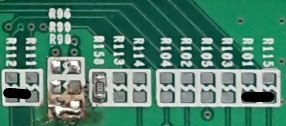
#> input picture simulator/data/inspection/1.jpg, 286 x 126 px
$ python -i inspection.py   (imports and definitions only)
#> lines starting #> are read from the running program, lines starting #| are printed output that depends on the picture
#> further down, picture is the input picture: shape (126, 286, 3); mean B, G, R 109.3, 127.5, 77.7
import numpy as np
import cv2
import calcMissing as hist
import random
import os
import json


class inspection:
    def __init__(self):
        self.result_inspection = True

    """=========================================================================================================================
        학습 함수 | 주어진 영역을 잘라내서 sub image를 만들고 저장하는 함수.
    ========================================================================================================================="""

    # [24 lines left out: function component_learn, not called in this run]

    """=========================================================================================================================
        검사 함수 | 주어진 영역을 검사하는 함수.
    ========================================================================================================================="""

    # [69 lines left out: function component_inspect, not called in this run]

    """=========================================================================================================================
        주어진 crop 영역이 올바른 영역(x1 < x2 && y1 < y2 == True )인지 판단하는 함수
    ========================================================================================================================="""

    # [12 lines left out: function check_range, not called in this run]

    """=========================================================================================================================
        주어진 경로의 파일이 10kb가 넘는지 확인하는 함수
    ========================================================================================================================="""

    # [6 lines left out: function check_file_over_10kb, not called in this run]

    """=========================================================================================================================
        이미지가 정상적으로 열렸는지 확인하는 함수
    ========================================================================================================================="""

    # [6 lines left out: function check_imread, not called in this run]

    """=========================================================================================================================
        외부 호출 함수
    ========================================================================================================================="""

    def parts_wrong(self, x1, x2, y1, y2, b_name, p_name, dataPath):
        return self.component_inspect(x1, x2, y1, y2, b_name, p_name, 1, dataPath)

    def parts_none(self, x1, x2, y1, y2, b_name, p_name, dataPath):
        return self.component_inspect(x1, x2, y1, y2, b_name, p_name, 2, dataPath)

    def parts_marking(self, x1, x2, y1, y2, b_name, p_name, dataPath):
        return self.component_inspect(x1, x2, y1, y2, b_name, p_name, 6, dataPath)

    # [7 lines left out: function KYC_test, not called in this run]

    """=========================================================================================================================
        검사조건 JSON 파일 읽어와서 DIC 리턴
    ========================================================================================================================="""

    # [13 lines left out: function read_insp_config_json, not called in this run]

    """=========================================================================================================================
        레드마킹에러인지 판단하는 함수
        마킹에러가 아니면 true
        마킹에러가 맞다면 false를 리턴
        x1, x2, y1, y2가 -1이라면 크랍하지 않음
        K : 군집도
        H_upper : 적색 H의 상한값 (적색 H값은 대게 0 ~ 10)
        thr_red_ps : 마킹에러라고 판단할 적색 픽셀의 하한 개수
    ========================================================================================================================="""

    def classify_red_marking(self, img_arr, x1=-1, x2=-1, y1=-1, y2=-1,
                             K=5, H_upper=5, SV_lower=100, thr_red_ps=100,
                             show_plt=False):
        ### 이미지 로드
#> called with x1 = -1, x2 = -1, y1 = -1, y2 = -1, K = 5, H_upper = 5, SV_lower = 100, thr_red_ps = 100
        img_part = img_arr
        if show_plt:
            plt.imshow(cv2.cvtColor(img_part, cv2.COLOR_BGR2RGB))
            plt.show()

        ### 이미지 크랍
        img_part_crop = img_part
        if x1 != -1:
            img_part_crop = img_part[y1:y2, x1:x2]
        if show_plt:
            plt.imshow(cv2.cvtColor(img_part_crop, cv2.COLOR_BGR2RGB))
            plt.show()

        # [21 lines of commented-out code are left out]
        data = img_part_crop.reshape((-1, 3)).astype(np.float32)  # BGR
        term_crit = (cv2.TERM_CRITERIA_EPS + cv2.TERM_CRITERIA_MAX_ITER, 10, 1.0)
        ret, labels, centers = cv2.kmeans(data, K, None, term_crit, 5,
                                          cv2.KMEANS_RANDOM_CENTERS)
#> ret = 24126016.3; centers = [[92.11, 129.1, 31.29], [98.92, 111.8, 83.47], [55.26, 71.22, 18.49], [147.5, 154.4, 141.5], [210.1, 215.8, 203.5]]
        centers = np.uint8(centers)
#> centers = [[92, 129, 31], [98, 111, 83], [55, 71, 18], [147, 154, 141], [210, 215, 203]]
        res = centers[labels.flatten()]
        img_crop_bgr_eqaul_kmean = res.reshape(img_part_crop.shape)
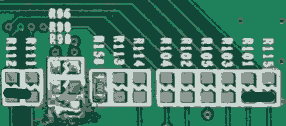
#> img_crop_bgr_eqaul_kmean: shape (126, 286, 3); mean B, G, R 109, 127.2, 77.3
        if show_plt:
            plt.imshow(cv2.cvtColor(img_crop_bgr_eqaul_kmean, cv2.COLOR_BGR2RGB))
            plt.show()

        preproc_img = img_crop_bgr_eqaul_kmean

        dir_name = './debug/'

        try:
            if not (os.path.isdir(dir_name)):
                os.makedirs(os.path.join(dir_name))
        except OSError as e:
            if e.errno != errno.EEXIST:
                print("Failed to create directory!!!!!")
                raise

        cv2.imwrite(dir_name + 'red_marking_equal.jpg', preproc_img)

        ### inRange 이진화
        img_hsv = cv2.cvtColor(preproc_img, cv2.COLOR_BGR2HSV)  # cvtColor 함수를 이용하여 hsv 색공간으로 변환
#> img_hsv: shape (126, 286, 3); mean H, S, V 78.5, 124.1, 127.2
        lower_red = (0, SV_lower, SV_lower)  # hsv 이미지에서 바이너리 이미지로 생성 , 적당한 값 30
        upper_red = (H_upper, 255, 255)
        img_mask = cv2.inRange(img_hsv, lower_red, upper_red)  # 범위내의 픽셀들은 흰색(255), 나머지 검은색(0)
#> img_mask: shape (126, 286); every value is 0

        ### 결과 표시
        img_result = cv2.bitwise_and(preproc_img, preproc_img, mask=img_mask)
#> img_result: shape (126, 286, 3); every value is 0
        if show_plt:
            plt.imshow(cv2.cvtColor(img_mask, cv2.COLOR_GRAY2BGR))
            plt.show()
            plt.imshow(cv2.cvtColor(img_result, cv2.COLOR_BGR2RGB))
            plt.show()

        ### 255 픽셀 카운트
        count_255 = 0
        for i in range(len(img_mask)):
            for j in range(len(img_mask[i])):
                if img_mask[i][j] == 255:
                    count_255 += 1
#> this loop made 126 passes
#> after the loop, count_255 = 0
        print(count_255)
#| 0

        ### 최종 판정
        if count_255 >= thr_red_ps:
            print("MARKING ERROR")
            return False
        else:
            print("NORMAL")
            return True

>>> import cv2
>>> picture = cv2.imread('data/inspection/1.jpg')
>>> result = inspection().classify_red_marking(picture)
#> result = True

$ run again, on simulator/data/inspection/2.jpg
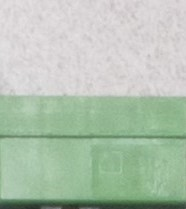
#> input picture simulator/data/inspection/2.jpg, 186 x 209 px
#> picture is the input picture: shape (209, 186, 3); mean B, G, R 176.6, 194.4, 177.9
#> in classify_red_marking, `ret, labels, centers = cv2.kmeans(data, K, None, term_crit, 5, cv2.KME..`: ret = 5061319; centers = [[213.2, 212.7, 216.3], [120, 158, 119.7], [148.8, 185.1, 149], [166.8, 195.8, 166], [64.88, 85.79, 62.93]]
#> in classify_red_marking, `centers = np.uint8(centers)`: centers = [[213, 212, 216], [120, 157, 119], [148, 185, 149], [166, 195, 166], [64, 85, 62]]
#> in classify_red_marking, `img_crop_bgr_eqaul_kmean = res.reshape(img_part_crop.shape)`:
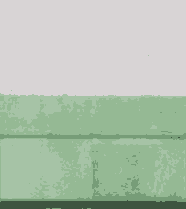
#> img_crop_bgr_eqaul_kmean: shape (209, 186, 3); mean B, G, R 176.1, 193.9, 177.7
#> img_hsv: shape (209, 186, 3); mean H, S, V 111.5, 29.1, 195.7
#> img_mask: shape (209, 186); every value is 0
#> img_result: shape (209, 186, 3); every value is 0
#> after the loop in classify_red_marking, `for i in range(len(img_mask)):`: count_255 = 0
#| 0
#> result = True
